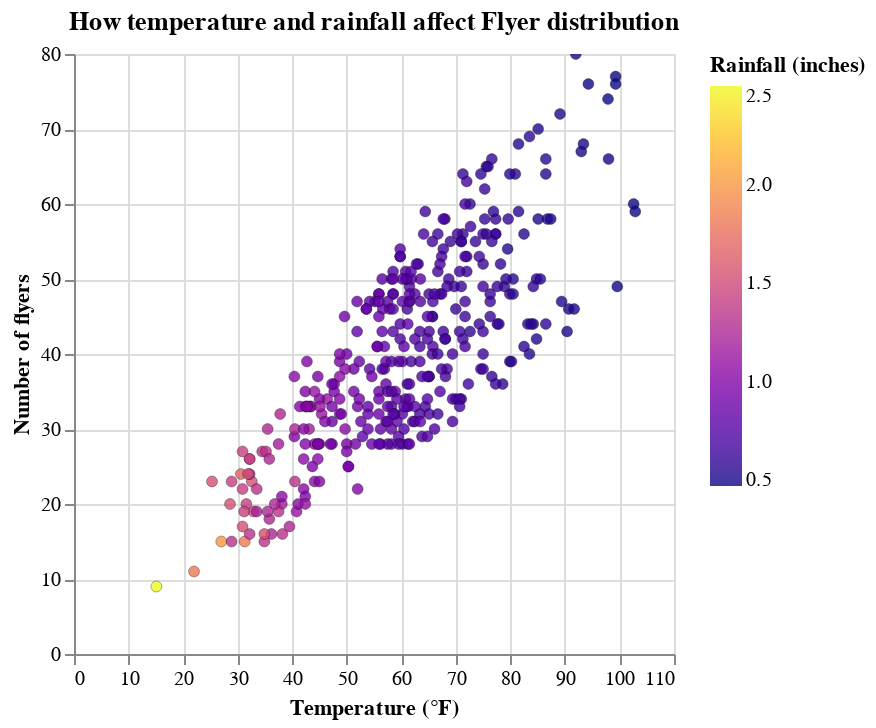

Notebook code for this chart:
### Code cell
# Variable Weather scatter plot

three_var_chart = alt.Chart(df).mark_circle(opacity=0.8, stroke='black', strokeWidth=0.2).encode(
    x=alt.X('Temperature', title='Temperature (°F)'),
    y=alt.Y('Flyers', title='Number of flyers'),

    color=alt.Color('Rainfall',
                    scale=alt.Scale(scheme='plasma'),
                    title='Rainfall (inches)'),

    tooltip=[
        'Date',
        'Temperature',
        'Rainfall',
        'Flyers'
    ]
).properties(
    title='How temperature and rainfall affect Flyer distribution'
).interactive()

three_var_chart.save('temp_rain_flyers.png')
three_var_chart.save('temp_rain_flyers.svg')

three_var_chart

### Figure 1 — Vega-Lite specification as saved in the notebook (floating-point values rounded to 4 significant figures; data arrays with more than 128 entries replaced by an {"elided": "..."} marker saying what was removed)
{"config": {"view": {"continuousWidth": 300, "continuousHeight": 300}}, "data": {"name": "data-306778951e88bb482cec6d3700ab2a87"}, "mark": {"type": "circle", "opacity": 0.8, "stroke": "black", "strokeWidth": 0.2}, "encoding": {"color": {"field": "Rainfall", "scale": {"scheme": "plasma"}, "title": "Rainfall (inches)", "type": "quantitative"}, "tooltip": [{"field": "Date", "type": "temporal"}, {"field": "Temperature", "type": "quantitative"}, {"field": "Rainfall", "type": "quantitative"}, {"field": "Flyers", "type": "quantitative"}], "x": {"field": "Temperature", "title": "Temperature (°F)", "type": "quantitative"}, "y": {"field": "Flyers", "title": "Number of flyers", "type": "quantitative"}}, "params": [{"name": "param_1e9efca18e7a2868", "select": {"type": "interval", "encodings": ["x", "y"]}, "bind": "scales"}], "title": "How temperature and rainfall affect Flyer distribution", "$schema": "https://vega.github.io/schema/vega-lite/v6.1.0.json", "datasets": {"data-306778951e88bb482cec6d3700ab2a87": {"elided": "366 records"}}}
